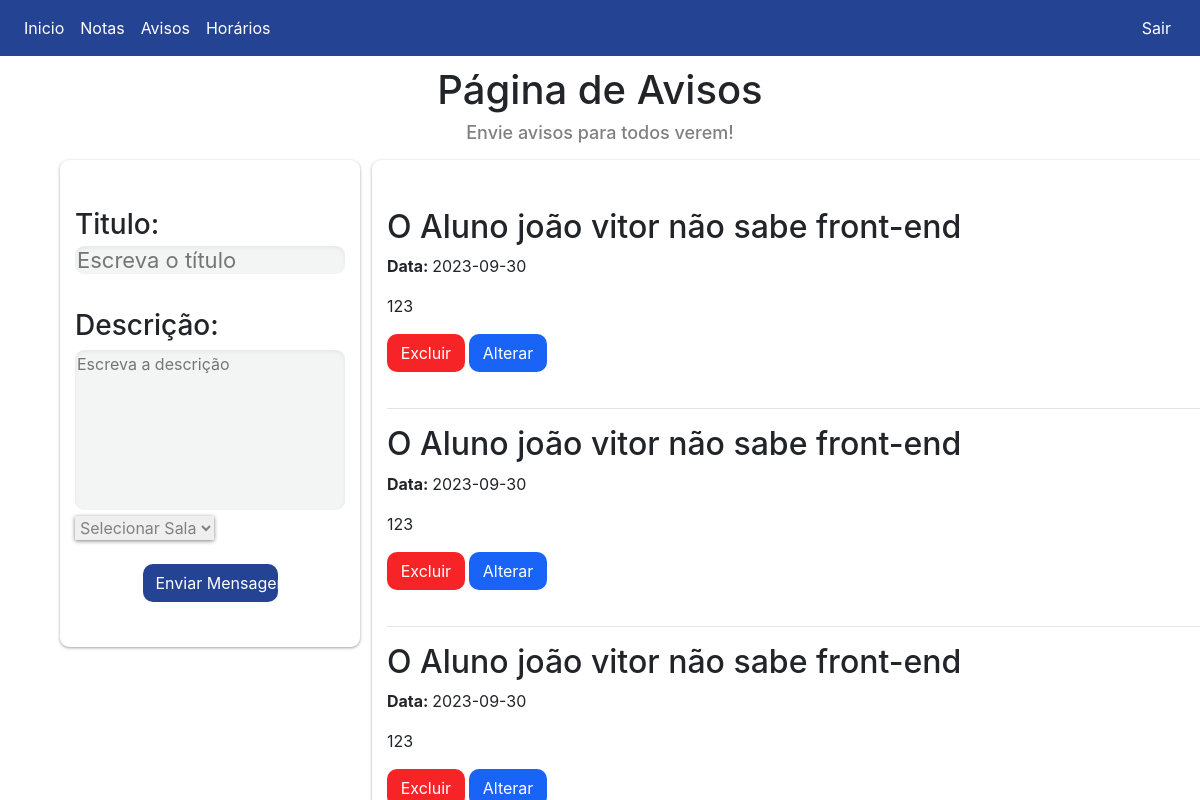
The app's page /Global/Professores/Avisos.php (signed in), older data.
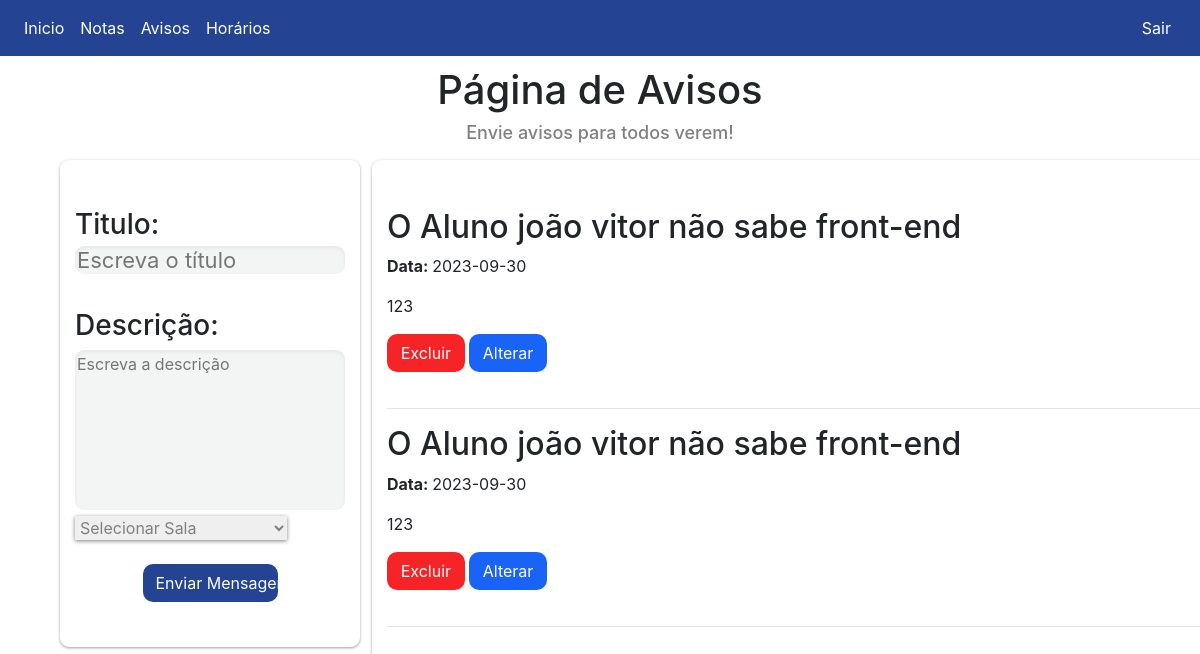
The same page, newer data.
### tables this page shows
CREATE TABLE `avisos` (
  `id` int(11) NOT NULL,
  `aviso` varchar(1000) NOT NULL,
  `data_aviso` date NOT NULL,
  `turma_id` int(11) NOT NULL,
  `titulo` varchar(255) NOT NULL,
  `criador` varchar(255) NOT NULL
);

### Global/Professores/Avisos.php (the view, shortened to what this page needs)
<!DOCTYPE html>
<html lang="pt-br">
<head>
    <link rel="stylesheet" href="../css/bootstrap.min.css"/>
</head>
<body>
<nav class="navbar navbar-expand-lg navbar-dark" style="background-color: #244393">
    <div class="collapse navbar-collapse" id="conteudoNavbarSuportado">
        <ul class="navbar-nav mr-auto">
            <li class="nav-item">
                <a class="nav-link" style="color: white" href="index.PHP">Inicio</a>
            </li>
            <li class="nav-item">
                <a class="nav-link" style="color: white" href="../professores/notas.php">Notas</a>
            </li>
            <li class="nav-item">
                <a class="nav-link" style="color: white" href="../professores/avisos.php">Avisos</a>
            </li>
            <li class="nav-item">
                <a class="nav-link" style="color: white" href="../professores/horarios.php">Horários</a>
            </li>
        </ul>
        <div id="logout">
            <form method="post">
                <div><button type="submit" name="sair" class="btn">Sair</button></div>
            </form>
        </div>
    </div>
</nav>
<div id="texto">
    <center>
        <h1>Página de Avisos</h1>
        <h2>Envie avisos para todos verem!</h2>
    </center>
</div>
<div class="conteiner">
    <div class="row">
        <div class="col mt-5">
            <form method="POST">
                <h1>Titulo:<br>
                    <input type="text" name="titulo" placeholder="Escreva o título"><br><br>
                    Descrição:</h1>
                <textarea cols="30" rows="10" name="descricao" placeholder="Escreva a descrição"></textarea><br>
                <select name="sala">
                    <option value="">Selecionar Sala</option>
                </select><br><br>
                <center>
                    <button type="submit" name="btn_enviar" class="btn">Enviar Mensagem</button>
                </center>
            </form>
        </div>
    </div>
</div>
<div class="container">
    <div class="row">
        <div class="col mt-5">
            <?php
            $host = "localhost";
            $username = "root";
            $password = "";
            $database = "expotec_db";
            $conn = mysqli_connect($host, $username, $password, $database);
            $sql_avisos = "SELECT * FROM avisos WHERE 1 ORDER BY data_aviso DESC";
            $result_avisos = mysqli_query($conn, $sql_avisos);
            ?>
                <?php
            if (mysqli_num_rows($result_avisos) > 0) {
            while ($row_aviso = mysqli_fetch_assoc($result_avisos)) {
                $titulo = $row_aviso['titulo'];
                $data_aviso = $row_aviso['data_aviso'];
                $aviso = $row_aviso['aviso'];
                echo "<h2>$titulo</h2>";
                echo "<strong>  Data: </strong> $data_aviso</p>";
                echo "<p>$aviso</p>";
                echo "<button id='delete' class='btn'>Excluir</button>";
                echo "<button id='alterar' class='btn'>Alterar</button>";
                echo "<hr>";
            }
                }
            else {
                echo "<p>Nenhum aviso disponível para esta turma.</p>";
            }
            ?>
        </div>
    </div>
</div>
</body>
</html>

### Global/Professores/Avisos.php (style rules this page uses)
#logout button { border-radius: 4px; background-color: #244393 ; color: white; }
#logout { height: 39px; }
.row { position: flex; left: 50%; }
.conteiner h1 { text-align: left; font-size: 28px; }
.conteiner { position: absolute; left: 5%; top: 20%; border-style: none ; padding-bottom: 25px; padding-left: 15px; padding-right: 15px; box-shadow: rgba(60, 64, 67, 0.3) 0px 1px 2px 0px, rgba(60, 64, 67, 0.15) 0px 1px 3px 1px; border-radius: 9px; width: 25%; }
.container { position: fixed; left: 31%; top: 20%; border-style: none ; padding-bottom: 25px; padding-left: 15px; padding-right: 5px; box-shadow: rgba(60, 64, 67, 0.3) 0px 1px 2px 0px, rgba(60, 64, 67, 0.15) 0px 1px 3px 1px; border-radius: 9px; width: 25%; }
#texto { padding: 10px; }
#texto h2 { color: gray; font-size: 18px; }
.col button { background-color: #244393; color: white; width: 50%; border-radius: 10px; margin-bottom: 20px; }
.col input { width: 100%; border-style: none; border-radius: 9px; box-shadow: rgba(0, 0, 0, 0.06) 0px 2px 4px 0px inset; background-color: #F3F5F5; font-size: 22px; }
.col textarea { position: flex; resize: none; width: 100%; border-style: none; border-radius: 9px; height: 20vh; box-shadow: rgba(0, 0, 0, 0.06) 0px 2px 4px 0px inset; background-color: #F3F5F5; }
.col select { padding: 1px; border-radius: 1px; border-style: none; box-shadow: 0px 1px 4px grey; color: gray; }
#delete { background-color: #F72427; width: 7%; }
#alterar { background-color: #1963f7; width: 7%; }

Row changes from the older to the newer data that the page shows:
removed avisos: titulo "O Aluno joão vitor não sabe front-end", data_aviso "2023-09-30", aviso "123"
